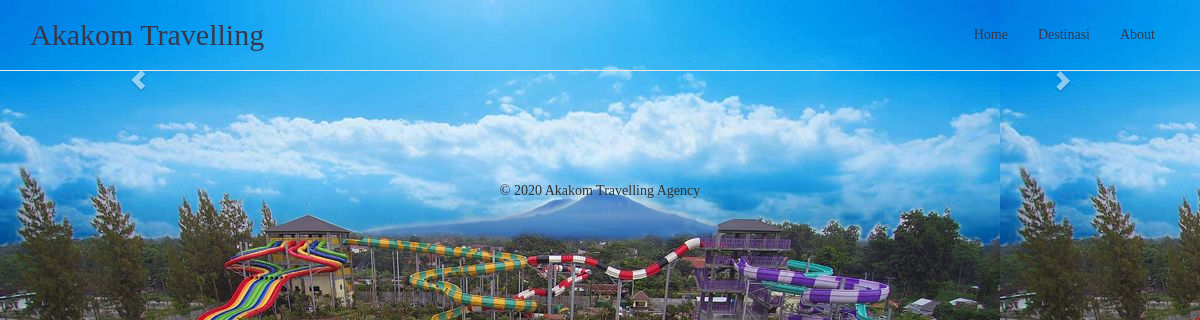
Page /home.php on the earlier database version.
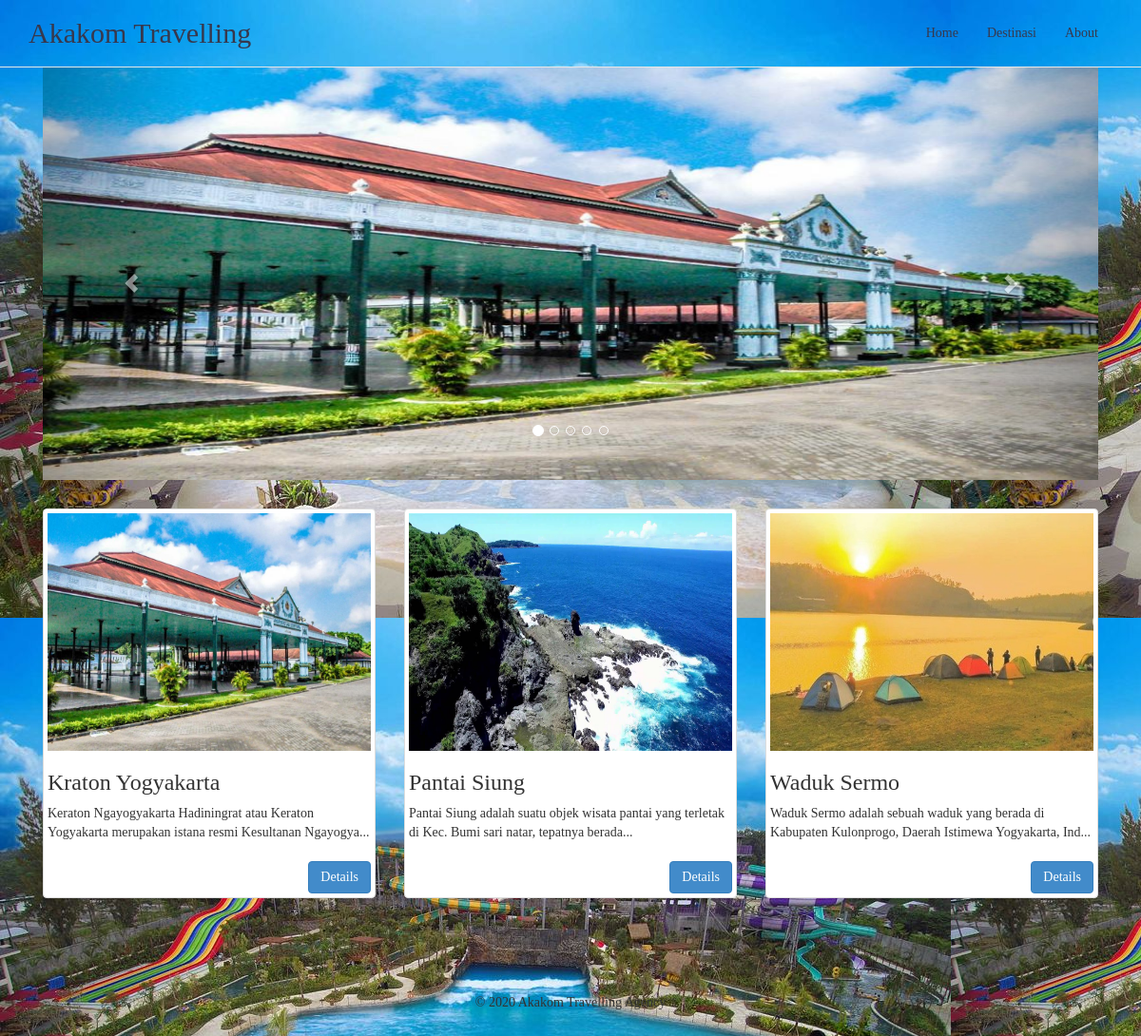
Same page on the later database version.
### tables this page shows
CREATE TABLE `destinasi` (
  `id_destinasi` int(11) NOT NULL,
  `nama_destinasi` varchar(100) NOT NULL,
  `lokasi_destinasi` varchar(12) NOT NULL,
  `alamat_destinasi` varchar(100) NOT NULL,
  `image_destinasi` varchar(50) NOT NULL,
  `description` varchar(1000) NOT NULL
);

### home.php (the view, shortened to what this page needs)
<!DOCTYPE html>
<html>
  <head>
    <link href="css/bootstrap.css" rel="stylesheet">
    <link href="css/bootshape.css" rel="stylesheet">
  </head>
  <body>
    <?php
        include "koneksi.php";
    ?>
    <div class="jumbotron">
      <div class="container">
        <div class="col-xs-12">
          <div id="carousel-example-generic" class="carousel slide" data-ride="carousel">
            <ol class="carousel-indicators">
              <li data-target="#carousel-example-generic" data-sl ide-to="0" class="active"></li>
              <li data-target="#carousel-example-generic" data-slide-to="1"></li>
              <li data-target="#carousel-example-generic" data-slide-to="2"></li>
              <li data-target="#carousel-example-generic" data-slide-to="3"></li>
              <li data-target="#carousel-example-generic" data-slide-to="4"></li>
            </ol>
            <div class="carousel-inner">
              <?php
                $queryYog = mysqli_query($kon, "SELECT * FROM destinasi WHERE lokasi_destinasi = 'Yogyakarta' ORDER BY RAND() LIMIT 1");
                while ($row = mysqli_fetch_assoc($queryYog)) {
                  echo "<div class='item active'>
                          <img src='pict/".$row['image_destinasi']."' alt=''>
                        </div>";
                }
              ?>
          </div>
          <a class="left carousel-control" href="#carousel-example-generic" data-slide="prev">
            <span class="glyphicon glyphicon-chevron-left"></span>
          </a>
          <a class="right carousel-control" href="#carousel-example-generic" data-slide="next">
            <span class="glyphicon glyphicon-chevron-right"></span>
          </a>
        </div>
      </div>
    </div>
  </div>
  <div class="container thumbs">
    <?php
      $query = mysqli_query($kon, "SELECT * FROM destinasi ORDER BY RAND() LIMIT 3");
      while ($row = mysqli_fetch_assoc($query)) :
    ?>
    <div class='col-sm-6 col-md-4'>
      <div class='thumbnail'>
        <img src="pict/<?= $row['image_destinasi'] ?>" alt='' class='img-responsive'>
        <div class='caption'>
          <h3 class=''><?= $row['nama_destinasi']?></h3>
          <p>
            <?php
              echo((str_word_count($row['description']) > 10 ? substr($row['description'], 0, 100)."..." : $row['description']))
            ?>
          </p>
          <div class='btn-toolbar text-center'>
            <a href='detail_destinasi.php?id_destinasi=<?= $row['id_destinasi']?>' role='button' class='btn btn-primary pull-right'>Details</a>
          </div>
        </div>
      </div>
    </div>
    <?php endwhile; ?>
  </div>
  </body>
</html>

### css/bootshape.css (style rules this page uses)
body { background-image:url('../pict/jogja-bay.jpg'); background-repeat:repeat; }
p { margin: 0 0 20px; }
.navbar { background-image:url('../pict/jogja-bay.jpg'); background-repeat:repeat; }
.jumbotron { background-color: transparent; padding: 70px 0 0 0; }
.footer { margin-top: 40px; padding: 40px 0; }

Differences in the rows shown:
added destinasi: image_destinasi (picture), nama_destinasi "Kraton Yogyakarta", description "Keraton Ngayogyakarta Hadiningrat atau Keraton Yogyakarta merupakan istana resmi Kesultanan Ngayogya"
added destinasi: image_destinasi (picture), nama_destinasi "Pantai Siung", description "Pantai Siung adalah suatu objek wisata pantai yang terletak di Kec. Bumi sari natar, tepatnya berada"
added destinasi: image_destinasi (picture), nama_destinasi "Waduk Sermo", description "Waduk Sermo adalah sebuah waduk yang berada di Kabupaten Kulonprogo, Daerah Istimewa Yogyakarta, Ind"
